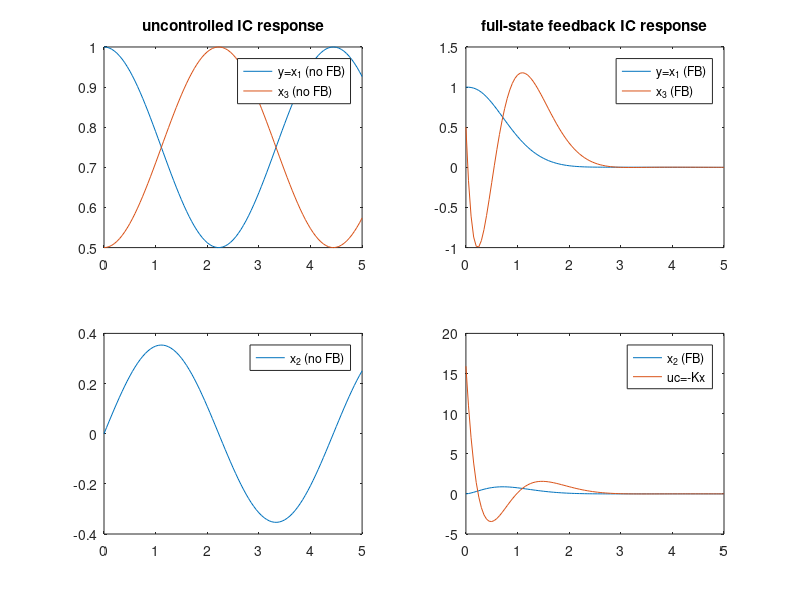

Reproduce this figure in MATLAB.
% Initial condition response of three-state system
% rgl 12-2-21
clear all

A = [0,-1,0;1,0,-1;0,1,0];
%B = [+1,0;0,0;0,-1];
B = [0;0;-1];
C = [1,0,0];
D = [0];

% uncontrolled system
sysu = ss(A,B,C,D);
[yu,tu,xu] = initial(sysu,[1;0;0.5],5);

% desired poles
zeta = 0.707; wn = 3;
p = roots(conv([1,2*zeta*wn,wn*wn],[1,zeta*wn]))
K = place(A,B,p) % should have proven controllability

Ac = A-B*K;
Bd = [0;0;0]; % no disturbance
Cc = C-D*K;
Dc = 0;

sysc = ss(Ac,Bd,Cc,Dc);

[yc,tc,xc] = initial(sysc,[1;0;0.5],5);

for i = 1:length(xc)
    uc(i) = -K*xc(i,:)'; % controller output
end

figure(1)
subplot(2,2,1), plot(tu,xu(:,1),tu,xu(:,3))
legend('y=x_1 (no FB)','x_3 (no FB)')
title('uncontrolled IC response')
subplot(2,2,3), plot(tu,xu(:,2))
legend('x_2 (no FB)')
subplot(2,2,2), plot(tc,xc(:,1),tc,xc(:,3))
legend('y=x_1 (FB)','x_3 (FB)')
title('full-state feedback IC response')
subplot(2,2,4), plot(tc,xc(:,2),tc,uc)
legend('x_2 (FB)','uc=-Kx')
